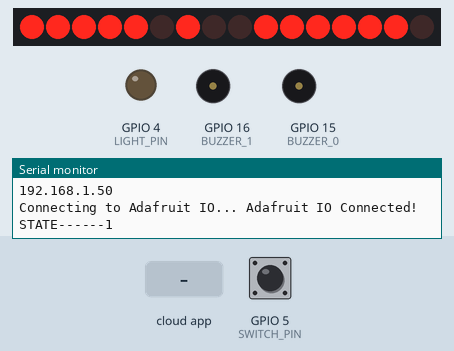
The sketch below on a simulated ESP8266 (NodeMCU). Parts: 16 shift-register outputs drawn as a row of LEDs (first output left, lit = HIGH), output pins drawn as LEDs (lit = HIGH), buzzer (waves = sounding, pin HIGH), the last lines printed to the serial monitor. Wiring (inferred from the names in the program): 2 × shift register (74HC595): data GPIO 13; shift clock GPIO 12; latch GPIO 14. Wiring (inferred from the signals the program sends): row of LEDs: on Q0, Q1, Q2, Q3, Q4, Q5, Q6, Q7, Q8, Q9, Q10, Q11, Q12, Q13, Q14, Q15. The test bench sets the inputs (shaded band); at power-on: GPIO 5 (SWITCH_PIN) HIGH. WiFi joins after 1.5 s; servers stay silent unless stated; no MQTT or app messages arrive unless stated; pins used as bus, display or sensor lines are not drawn.

Above: at 3.1 s.
3.2 s: the phone or cloud app sets seconds to 0
At 5.1 s:
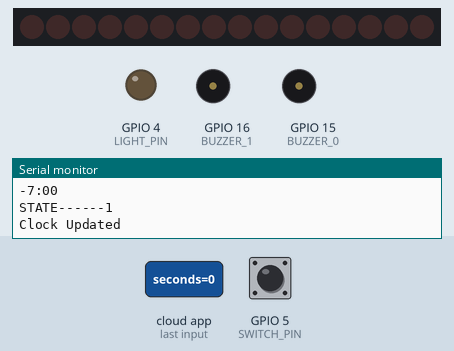
9.0 s: the phone or cloud app sets light-switch to 1
At 10.8 s:
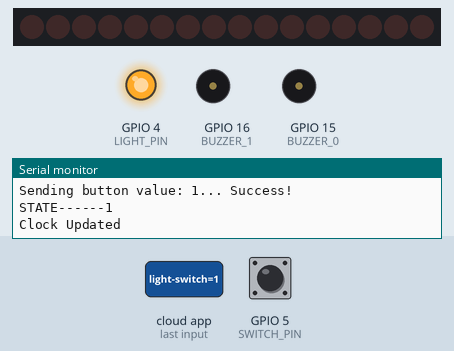
12.5 s: the phone or cloud app sets alarm-calendar to 2
At 13.0 s:
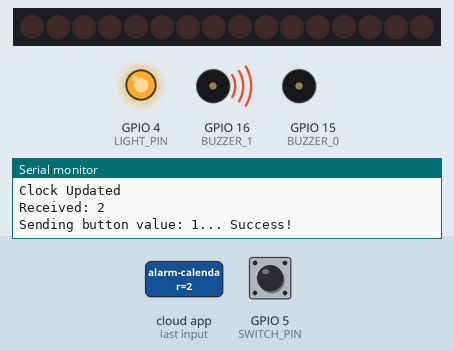
Timing chart, 0 to 20.0 s (numbered marks = the images above; inputs shaded):
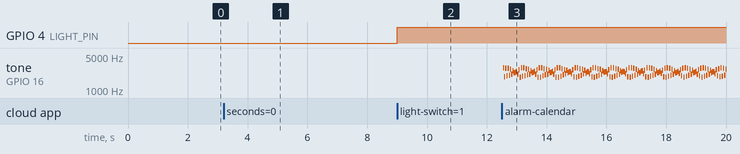

The sketch:

RiseAndShine.ino
```cpp
// (licence header left out)
#include <ESP8266WiFi.h>
#include <ShiftRegister74HC595.h>
#include "Adafruit_MQTT.h"
#include "Adafruit_MQTT_Client.h"

// function prototypes
void connect(void);
void clockUpdate(int theHour, int theMinute);
void alarm(void);
void sendSwitchValue(int32_t value);

/****************************** Pins *****************************************/

#define BUZZER_0        15
#define BUZZER_1        16
#define LIGHT_PIN       4
#define SWITCH_PIN      5

/************************* WiFi Access Point *********************************/

#define WLAN_SSID       "Startup_Edmonton_GUEST"    // Your WiFi AP name.
#define WLAN_PASS       "Mercer2016"     // Your WiFi AP password.

/************************* Adafruit.io Setup *********************************/

#define AIO_SERVER      "io.adafruit.com"
#define AIO_SERVERPORT  1883
#define AIO_USERNAME    "pylondude" // Adafruit IO username (see http://accounts.adafruit.com).
#define AIO_KEY         "8f25cf8c251f4acd9234a589388679a0"      // Adafruit IO key

/***************************** Clock Setup ***********************************/

int numberOfShiftRegisters = 2; // number of shift registers attached in series
int serialDataPin = 13; // DS
int clockPin = 12; // SHCP
int latchPin = 14; // STCP
ShiftRegister74HC595 sr (numberOfShiftRegisters, serialDataPin, clockPin, latchPin);

//digit shift register codes
uint8_t digitArray[10];
uint8_t no_digit = B00000000;

//selector and dot register codes
uint8_t first_digit  = B00011110;
uint8_t second_digit = B00101110;
uint8_t third_digit  = B00110110;
uint8_t fourth_digit = B00111010;
//need to do addition to include information dots like am/pm
uint8_t center_colon = B01111100;

int currentHour = 0;
int currentMinute = 0;

/********* Global State (Updated to reflect changes to Adafruit IO) **********/

// Create an ESP8266 WiFiClient class to connect to the MQTT server.
WiFiClient client;

// Setup the MQTT client class by passing in the WiFi client and MQTT server and login details.
Adafruit_MQTT_Client mqtt(&client, AIO_SERVER, AIO_SERVERPORT, AIO_USERNAME, AIO_KEY);

// Setup a feed called 'button' for publishing changes.
// Notice MQTT paths for AIO follow the form: <username>/feeds/<feedname>
//const char BUTTON_FEED[] PROGMEM = AIO_USERNAME "/feeds/button"; //OLD DO NOT USE
//const char BUTTON_FEED[] = AIO_USERNAME "/feeds/button";
//Adafruit_MQTT_Publish button = Adafruit_MQTT_Publish(&mqtt, BUTTON_FEED);

/****************************** Feeds ***************************************/

// Setup a feed called 'theTime' for subscribing to changes.
// Notice MQTT paths for AIO follow the form: <username>/feeds/<feedname>
//const char TIME_FEED[] PROGMEM = AIO_USERNAME "/feeds/theTime"; //OLD CODE
//const char TIME_FEED[] = AIO_USERNAME "/feeds/time/seconds";
Adafruit_MQTT_Subscribe theTime = Adafruit_MQTT_Subscribe(&mqtt, "time/seconds");
const char ALARM_FEED[] = AIO_USERNAME "/feeds/alarm-calendar";
Adafruit_MQTT_Subscribe alarmer = Adafruit_MQTT_Subscribe(&mqtt, ALARM_FEED);
const char SWITCH_FEED[] = AIO_USERNAME "/feeds/light-switch";
Adafruit_MQTT_Subscribe lightSwitchSub = Adafruit_MQTT_Subscribe(&mqtt, SWITCH_FEED);
Adafruit_MQTT_Publish lightSwitchPub = Adafruit_MQTT_Publish(&mqtt, SWITCH_FEED);

/*************************** Sketch Code ************************************/

//doesn't account for daylight savings
int timeZone = -7;

bool lightsOn = false;
bool ignoreNext = false; //prevents Adafruit IO feedback loop
bool switchState;

void setup() {

  Serial.begin(115200);

  Serial.println(F("Begin Rise and Shine"));

  //Initialize digitArray
  digitArray[0] = B01011111;
  digitArray[1] = B01000001;
  digitArray[2] = B00111011;
  digitArray[3] = B01110011;
  digitArray[4] = B01100101;
  digitArray[5] = B01110110;
  digitArray[6] = B01111110;
  digitArray[7] = B01000011;
  digitArray[8] = B01111111;
  digitArray[9] = B01110111;

  //initializee output pins
  pinMode(BUZZER_0, OUTPUT);
  pinMode(BUZZER_1, OUTPUT);
  pinMode(LIGHT_PIN, OUTPUT);
  pinMode(SWITCH_PIN, INPUT);

  switchState = digitalRead(SWITCH_PIN);

  // Connect to WiFi access point.
  Serial.println(); Serial.println();
  delay(10);
  Serial.print(F("Connecting to "));
  Serial.println(WLAN_SSID);

  WiFi.begin(WLAN_SSID, WLAN_PASS);
  while (WiFi.status() != WL_CONNECTED) {
    delay(500);
    Serial.print(F("."));
  }
  Serial.println();

  Serial.println(F("WiFi connected"));
  Serial.println(F("IP address: "));
  Serial.println(WiFi.localIP());

  // listen for events on the theTime feed
  mqtt.subscribe(&theTime);
  mqtt.subscribe(&alarmer);
  mqtt.subscribe(&lightSwitchSub);

  // connect to adafruit io
  connect();

}

void loop() {

  Adafruit_MQTT_Subscribe *subscription;

  // ping adafruit io a few theTimes to make sure we remain connected
  if(! mqtt.ping(3)) {
    // reconnect to adafruit io
    if(! mqtt.connected())
      connect();
  }


  // this is our 'wait for incoming subscription packets' busy subloop
  while (subscription = mqtt.readSubscription(1000)) {

    // we only care about the theTime events
    if (subscription == &theTime) {

      // convert mqtt ascii payload to int
      char *value = (char *)theTime.lastread;
      Serial.print(F("Received: "));
      Serial.println(value);

      currentHour = atoi(value)/60/60%24+timeZone;
      currentMinute = atoi(value)/60%60;

      // do stuff with value
      Serial.print(currentHour);
      Serial.print(":");
      if(currentMinute/10 == 0)
        Serial.print("0");
      Serial.println(currentMinute); //looks wrong with leading 0 (omitted) -> okay because only used for debugging.
    }

    if (subscription == &alarmer){
      char *value = (char *)alarmer.lastread;
      Serial.print(F("Received: "));
      Serial.println(value);

      alarm();
    }

    if (subscription == &lightSwitchSub){
      char *value = (char *)lightSwitchSub.lastread;
      Serial.print(F("Received: "));
      Serial.println(value);

      if(!ignoreNext){
        //turn on light (REMEMBER server part of this)
        lightsOn = atoi(value);
        digitalWrite(LIGHT_PIN, lightsOn);
        sendSwitchValue(lightsOn);
      }
      else{
        ignoreNext = false; //reset state
        Serial.println("ignored");
      }
    }

    Serial.print("STATE------");
    Serial.println(switchState);
    if(switchState != digitalRead(SWITCH_PIN)){
      //toggle light (REMEMBER server part of this)
      switchState = digitalRead(SWITCH_PIN);
      lightsOn++;
      digitalWrite(LIGHT_PIN, lightsOn);
      sendSwitchValue(lightsOn);
    }

    clockUpdate(currentHour, currentMinute);
  }

  Serial.print("STATE------");
  Serial.println(switchState);
  if(switchState != digitalRead(SWITCH_PIN)){
    //toggle light (REMEMBER server part of this)
    switchState = digitalRead(SWITCH_PIN);
    lightsOn++;
    digitalWrite(LIGHT_PIN, lightsOn);
    sendSwitchValue(lightsOn);
  }

  clockUpdate(currentHour, currentMinute);
}

// connect to adafruit io via MQTT
void connect() {

  Serial.print(F("Connecting to Adafruit IO... "));

  int8_t ret;

  while ((ret = mqtt.connect()) != 0) {

    switch (ret) {
      case 1: Serial.println(F("Wrong protocol")); break;
      case 2: Serial.println(F("ID rejected")); break;
      case 3: Serial.println(F("Server unavail")); break;
      case 4: Serial.println(F("Bad user/pass")); break;
      case 5: Serial.println(F("Not authed")); break;
      case 6: Serial.println(F("Failed to subscribe")); break;
      default: Serial.println(F("Connection failed")); break;
    }

    if(ret >= 0)
      mqtt.disconnect();

    Serial.println(F("Retrying connection..."));
    delay(5000);

  }

  Serial.println(F("Adafruit IO Connected!"));

}

// update 7-segment clock
void clockUpdate(int theHour, int theMinute){
  int clockDelay = 3;

  uint8_t pinValues[] = { digitArray[theHour/10], first_digit };
  int startTime = millis();
  while(millis()-startTime < 1000){ // hold on
    if(theHour/10 != 0){ // otherwise won't be shown
      sr.setAll(pinValues);
      delay(clockDelay);
    }
    pinValues[0] = digitArray[theHour%10];
    pinValues[1] = second_digit;
    sr.setAll(pinValues);
    delay(clockDelay);
    pinValues[0] = no_digit;
    pinValues[1] = center_colon;
    sr.setAll(pinValues);
    delay(clockDelay);
    pinValues[0] = digitArray[theMinute/10];
    pinValues[1] = third_digit;
    sr.setAll(pinValues);
    delay(clockDelay);
    pinValues[0] = digitArray[theMinute%10];
    pinValues[1] = fourth_digit;
    sr.setAll(pinValues);
    delay(clockDelay);
    sr.setAllLow();//so that last digit isn't brighter
  }

  Serial.println("Clock Updated");
}

void alarm(){
  int delayTime = 100;
  int startTime = millis();

  //turn on light (REMEMBER server part of this)
  lightsOn = true;
  digitalWrite(LIGHT_PIN, lightsOn);
  sendSwitchValue(lightsOn);

  //ADD conditional (switch flicked)
  while(millis() - startTime < 100000){ //crashes if too long
    for(int i = 0; i < 100; i++){
      delayTime += 1;
      if(delayTime > 300)
        delayTime = 100;
      digitalWrite(BUZZER_0, HIGH);
      digitalWrite(BUZZER_1, LOW);
      delayMicroseconds(delayTime);
      digitalWrite(BUZZER_0, LOW);
      digitalWrite(BUZZER_1, HIGH);
      delayMicroseconds(delayTime);
    }
    delay(1); //required to give CPU time for other tasks
  }
}

void sendSwitchValue(int32_t value){
  Serial.print(F("\nSending button value: "));
  Serial.print(value);
  Serial.print("... ");

  if (! lightSwitchPub.publish(value))
    Serial.println(F("Failed."));
  else{
    Serial.println(F("Success!"));
    ignoreNext = true;
  }
}
```

Measured:
- after the input at 9.0 s, GPIO 4 (LIGHT_PIN): LOW → HIGH at once
- after the input at 12.5 s, tone on GPIO 16 (BUZZER_1): plays 2890 Hz for 0.04 s, 1894 Hz for 0.04 s, 2810 Hz for 0.04 s, 1978 Hz for 0.04 s, 2769 Hz for 0.04 s, 2010 Hz for 0.04 s … (187 notes in this stretch), starting at once
